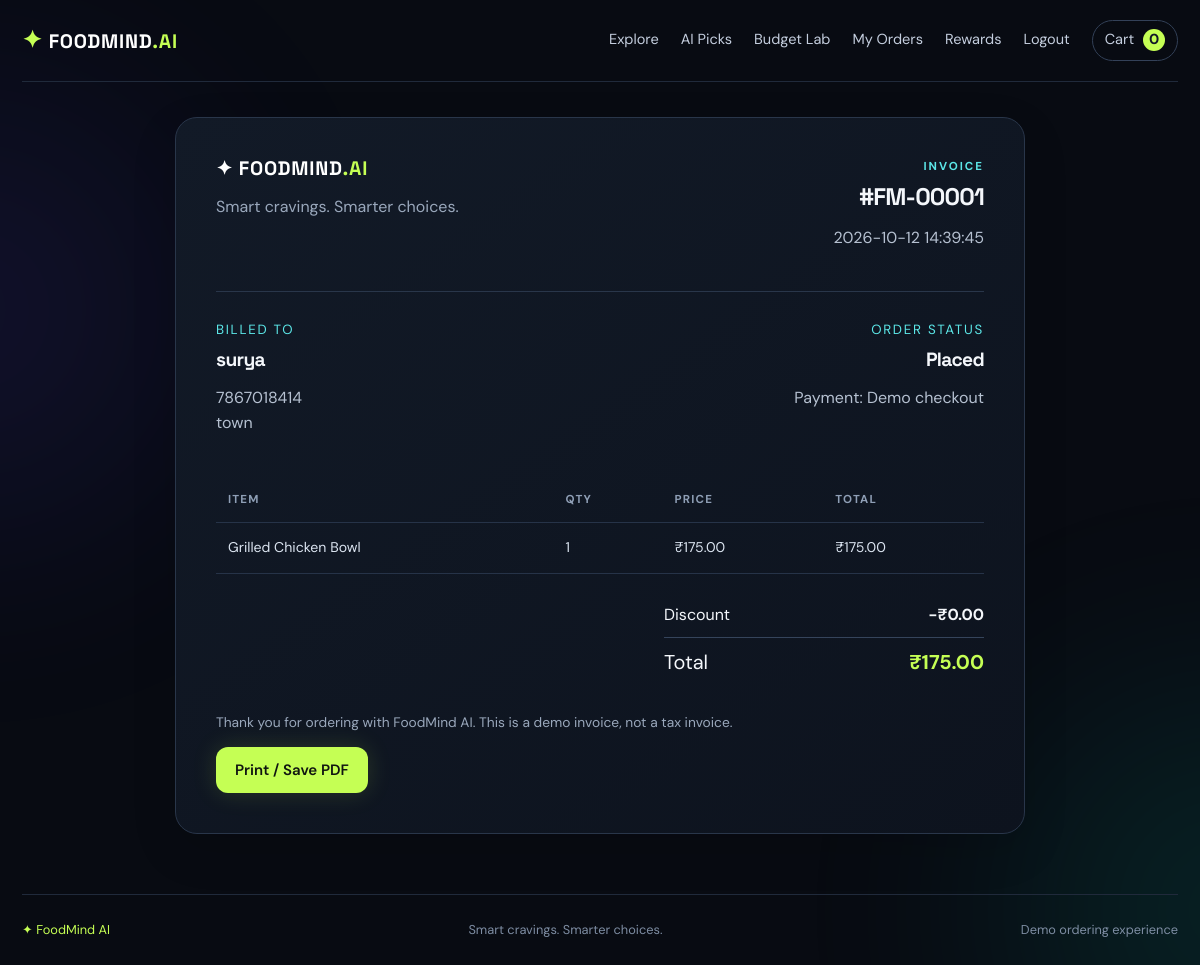
The page /orders/1/invoice (signed in) on the database its author committed.
### tables this page shows
CREATE TABLE orders (
          id INTEGER PRIMARY KEY AUTOINCREMENT, user_id INTEGER NOT NULL,
          customer_name TEXT NOT NULL, phone TEXT NOT NULL, address TEXT NOT NULL,
          total REAL NOT NULL, status TEXT NOT NULL DEFAULT 'Placed',
          created_at TEXT NOT NULL DEFAULT CURRENT_TIMESTAMP,
          coupon TEXT NOT NULL DEFAULT '', discount REAL NOT NULL DEFAULT 0,
          points_earned INTEGER NOT NULL DEFAULT 0,
          FOREIGN KEY(user_id) REFERENCES users(id)
        );

CREATE TABLE order_items (
          id INTEGER PRIMARY KEY AUTOINCREMENT, order_id INTEGER NOT NULL,
          food_id INTEGER, food_name TEXT NOT NULL, price REAL NOT NULL,
          quantity INTEGER NOT NULL,
          FOREIGN KEY(order_id) REFERENCES orders(id) ON DELETE CASCADE,
          FOREIGN KEY(food_id) REFERENCES foods(id) ON DELETE SET NULL
        );

### app.py (the view)
@app.route("/orders/<int:order_id>/invoice")
@login_required
def invoice(order_id):
    with get_db() as db:
        order=db.execute("SELECT * FROM orders WHERE id=? AND user_id=?",(order_id,session["user_id"])).fetchone()
        if not order: return "Invoice not found",404
        items=db.execute("SELECT * FROM order_items WHERE order_id=?",(order_id,)).fetchall()
    return render_template("invoice.html",order=order,items=items)

### app.py (called while the page is built)
def get_db():
    conn = sqlite3.connect(DB_PATH, timeout=20)
    conn.row_factory = sqlite3.Row
    conn.execute("PRAGMA foreign_keys=ON")
    return conn

def login_required(fn):
    @wraps(fn)
    def wrapped(*a,**kw):
        if not session.get("user_id"):
            flash("Please sign in to continue.","info")
            return redirect(url_for("login", next=request.path))
        return fn(*a,**kw)
    return wrapped

@app.context_processor
def globals_for_templates():
    cart = session.get("cart", {})
    return {"cart_count":sum(int(v) for v in cart.values()), "current_user":session.get("user_name")}

### templates/invoice.html
{% extends "base.html" %}{% block title %}Invoice #{{ order.id }} — FoodMind AI{% endblock %}{% block content %}<div class="invoice panel"><div class="invoice-top"><div><div class="brand">✦ FOODMIND<span class="ai">.AI</span></div><p class="muted">Smart cravings. Smarter choices.</p></div><div class="right"><div class="eyebrow">INVOICE</div><h2>#FM-{{ '%05d'|format(order.id) }}</h2><p>{{ order.created_at }}</p></div></div><hr><div class="invoice-address"><div><small>BILLED TO</small><h3>{{ order.customer_name }}</h3><p>{{ order.phone }}<br>{{ order.address }}</p></div><div class="right"><small>ORDER STATUS</small><h3>{{ order.status }}</h3><p>Payment: Demo checkout</p></div></div><table><thead><tr><th>Item</th><th>Qty</th><th>Price</th><th>Total</th></tr></thead><tbody>{% for i in items %}<tr><td>{{ i.food_name }}</td><td>{{ i.quantity }}</td><td>₹{{ '%.2f'|format(i.price) }}</td><td>₹{{ '%.2f'|format(i.price*i.quantity) }}</td></tr>{% endfor %}</tbody></table><div class="invoice-total"><div><span>Discount</span><b>−₹{{ '%.2f'|format(order.discount) }}</b></div><div class="grand"><span>Total</span><strong>₹{{ '%.2f'|format(order.total) }}</strong></div></div><p class="muted small">Thank you for ordering with FoodMind AI. This is a demo invoice, not a tax invoice.</p><button class="btn primary no-print" onclick="window.print()">Print / Save PDF</button></div>{% endblock %}

### static/style.css (style rules this page uses)
:root { --bg:#080b12;--panel:#101622;--panel2:#141d2c;--line:#243047;--text:#f4f7fb;--muted:#9aa8bc;--lime:#c5ff54;--cyan:#5ce7e8;--purple:#a88bff;--danger:#ff7e93;--radius:22px }
* { box-sizing:border-box }
html { scroll-behavior:smooth }
body { margin:0;background:var(--bg);color:var(--text);font-family:'DM Sans',sans-serif;line-height:1.55;overflow-x:hidden }
h1,h2,h3,.brand { font-family:'Space Grotesk',sans-serif;line-height:1.1;letter-spacing:-.035em }
h2 { font-size:clamp(1.5rem,3vw,2.25rem);margin:8px 0 12px }
h3 { font-size:1.2rem;margin:7px 0 }
p { color:#b6c1d1 }
.muted,small { color:var(--muted) }
.small { font-size:.86rem }
.right { text-align:right }
.brand { color:white;font-weight:700;font-size:1.22rem;letter-spacing:.04em;white-space:nowrap }
.ai { color:var(--lime) }
.eyebrow { font-size:.72rem;letter-spacing:.17em;font-weight:700;color:var(--cyan);text-transform:uppercase }
.btn { display:inline-flex;align-items:center;justify-content:center;gap:8px;padding:12px 18px;border-radius:12px;border:1px solid transparent;font:600 .94rem 'DM Sans';cursor:pointer;transition:.2s }
.primary { background:var(--lime);color:#101510;box-shadow:0 0 25px #c5ff5425 }
.panel { background:linear-gradient(145deg,#121a27,#0d131e);border:1px solid #29364a;border-radius:var(--radius);padding:25px;box-shadow:0 16px 45px #0002 }
.table-wrap table,.invoice table { width:100%;border-collapse:collapse;font-size:.88rem }
th { text-align:left;color:#8f9fb6;font-size:.72rem;letter-spacing:.1em;text-transform:uppercase }
td,th { padding:14px 12px;border-bottom:1px solid #263348;white-space:nowrap }
td { color:#dce5f1 }
.invoice { max-width:850px;margin:35px auto 60px;padding:40px }
.invoice-top,.invoice-address { display:flex;justify-content:space-between;gap:25px }
.invoice-top h2 { font-size:1.5rem }
.invoice-address { margin:25px 0 }
.invoice-address small { letter-spacing:.13em;color:var(--cyan) }
.invoice-total { margin:20px 0 25px auto;width:min(320px,100%) }
.invoice-total>div { display:flex;justify-content:space-between;padding:9px 0 }
.invoice-total .grand { border-top:1px solid #35445b;font-size:1.25rem }
.grand strong { color:var(--lime) }
hr { border:0;border-top:1px solid #29364a;margin:24px 0 }

### rows shown on the page
orders: id "00001", created_at "2026-10-12 14:39:45", customer_name "surya", phone "7867018414", address "town", status "Placed", discount "0.00", total "175.00"
order_items: food_name "Grilled Chicken Bowl", quantity "1", price "175.00", i.price*i.quantity "175.00"

### other values the page prints
{{ cart_count }} "0"
